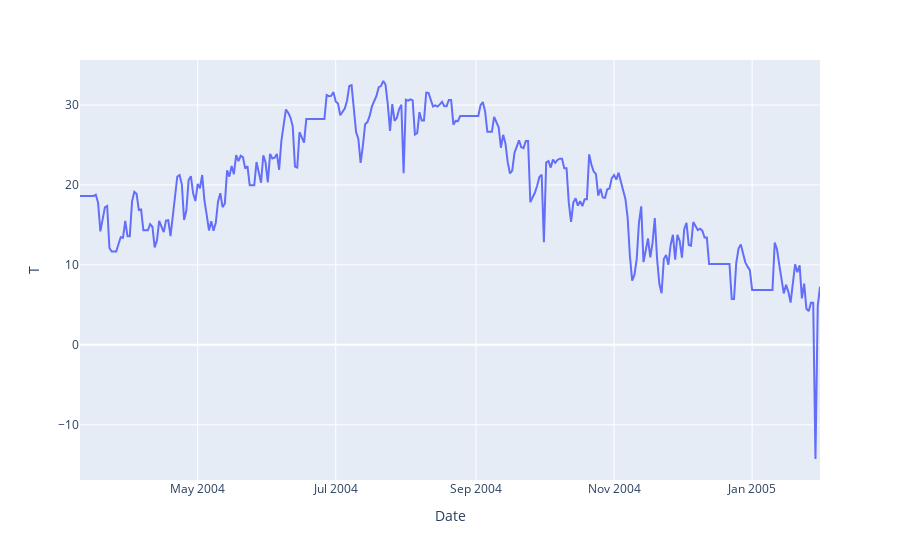

Source (notebook cell):
### Markdown cell above
##### Temperature (T)

### Code cell
px.line(data_frame=df_clean, y='T')

### Figure 1 — Plotly figure (JSON) as saved in the notebook; plotly's stock layout.template omitted (floating-point values rounded to 4 significant figures; data arrays with more than 128 entries replaced by an {"elided": "..."} marker saying what was removed)
{"data": [{"hovertemplate": "Date=%{x}<br>T=%{y}<extra></extra>", "legendgroup": "", "line": {"color": "#636efa", "dash": "solid"}, "mode": "lines", "name": "", "orientation": "v", "showlegend": false, "type": "scatter", "x": {"elided": "328 str values"}, "xaxis": "x", "y": {"elided": "328 float values"}, "yaxis": "y"}], "layout": {"legend": {"tracegroupgap": 0}, "margin": {"t": 60}, "xaxis": {"anchor": "y", "domain": [0, 1], "title": {"text": "Date"}}, "yaxis": {"anchor": "x", "domain": [0, 1], "title": {"text": "T"}}}}
